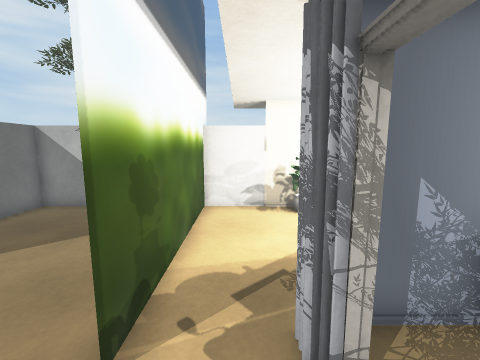
view 1 (above)

16 first-person views from a walk through a Unity game level. The camera is 1.5 m above the floor, tilts 8° down and sees 90° across. Doors are open. The floor is counted in squares, 0.5 m on a side. Each view is taken from the middle of a square. On the plan, view 1 faces up. The plan holds only what a view shows up to about 19 squares ahead; the rest is blank. The place goes on beyond the plan. Some surface patterns are stand-ins.

view 2
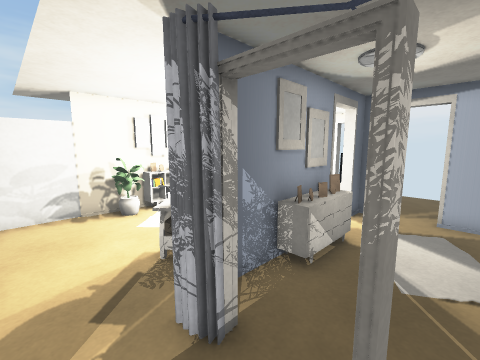

view 3
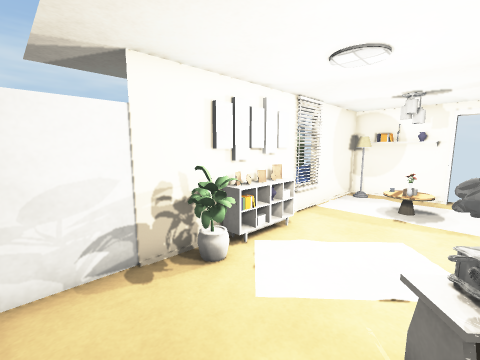

view 4
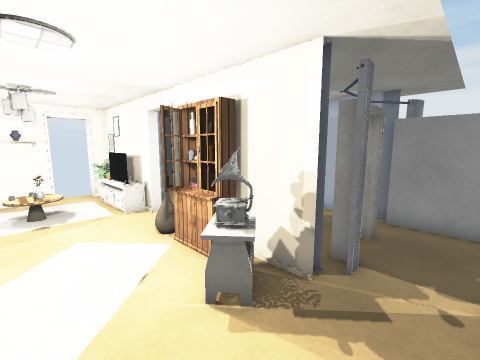

view 5
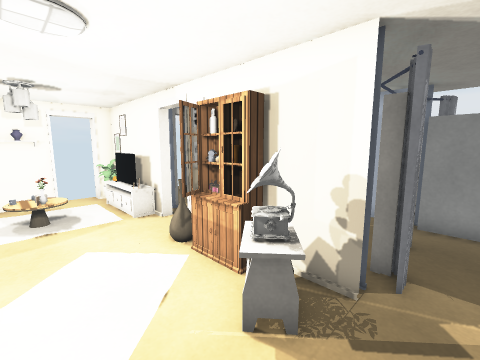

view 6
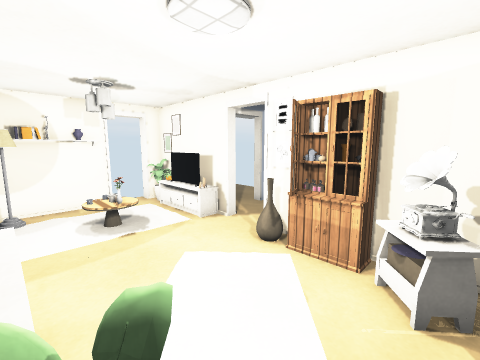

view 7
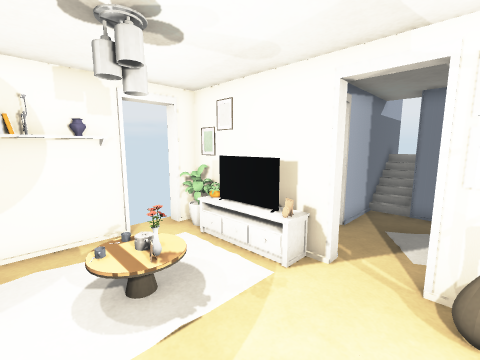

view 8
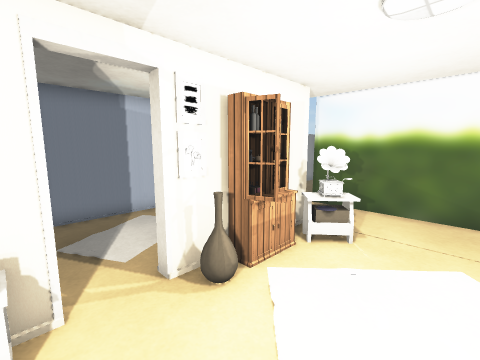

view 9
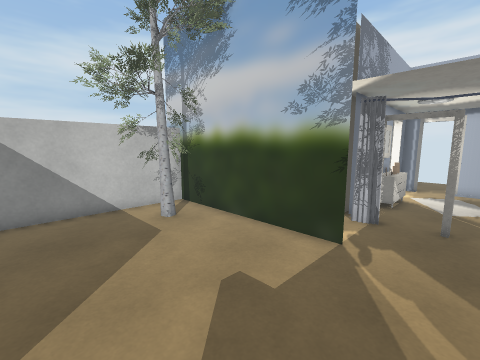

view 10
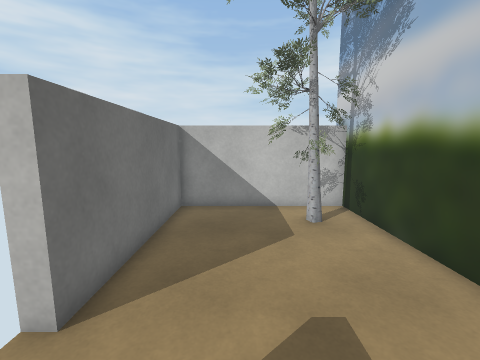

view 11
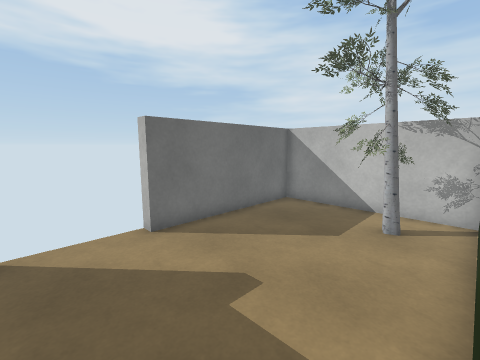

view 12
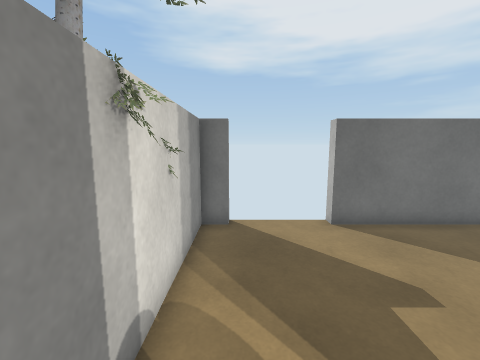

view 13
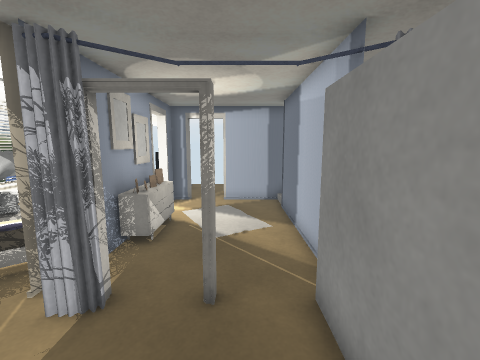

view 14
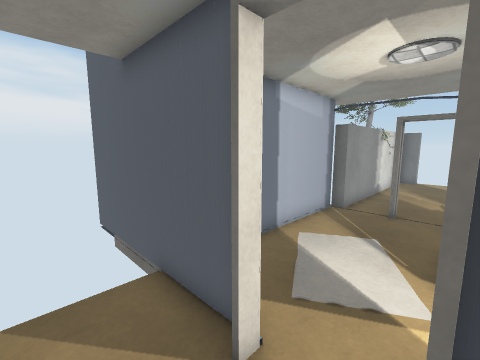

view 15
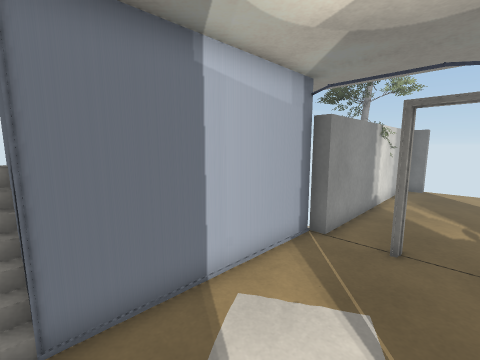

view 16
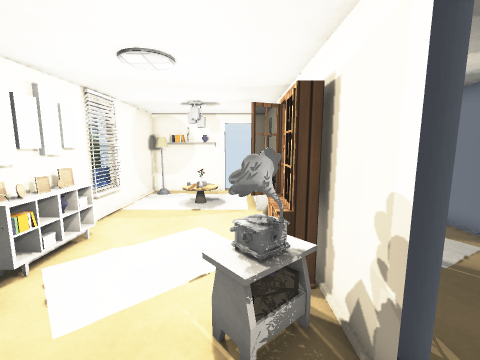

### Floor plan
Points are (right, up) in squares from view 1. A wall is a line through its corners. A room is listed if a view was taken in it or the views show most of it. See-through windows are left out.
Room 1 (views 1, 2, 11, 12, 15)
walls: (1.8, 0.5) (1.1, 0.5); (1.1, 0.7) (1.7, 0.7); (1.4, -2.1) (9, -2.1); (7.5, 3.8) (1.4, 3.8); (10.5, 2.8) (10.5, 3.8) (9.5, 3.8); (-1.8, 4.6) (-1.8, 2.6); (-2.6, -1.5) (1.4, -1.5); (10.5, -3.5) (10.5, 0.9)
ways out: opening at (-0.5, 3.5) to room 2; gap at (8.5, 4) to room 2; opening at (-2, 1) to room 3; open door at (11, 2) to room 4; open door at (2.5, 2)
objects: other object (4, 3) to (7, 3)
Room 2 (views 3, 4, 5, 6, 7, 8, 16)
walls: (11.5, 8.1) (12, 8.4); (9.5, 4.2) (15.4, 4.2) (15.4, 5.2) (16, 5.2); (4.5, 11.9) (-2, 11.9); (10.5, 11.7) (8.2, 11.7); (1.4, 4.2) (7.5, 4.2); (1.4, 3.8) (2, 3.8); (15.4, 10.4) (15.4, 11.9) (5.4, 11.9); (16, 7) (15.4, 7) (15.4, 7.6); (-1.8, 12) (-1.8, 4.6)
ways out: opening at (-0.5, 3.5) to room 1; gap at (8.5, 4) to room 1; open door at (16, 6.5)
objects: other object (2, 5) to (3, 6); other object (3, 11) to (4, 11); other object (4, 5); other object (5, 5); other object (5, 11); other object (6, 5); other object (6, 6); other object (6, 11) to (7, 11); other object (7, 5); other object (10, 5); other object (11, 5) to (12, 5); other object (13, 5); other object (14, 5); other object (15, 8); other object (15, 9); other object (15, 10); other object (15, 11)
Room 3 (views 9, 10, 13)
walls: (-4.3, 7.5) (-4.4, 8.4); (-4.3, 8.4) (-4.3, 7.6); (-5.5, 9.1) (-6, 9.2); (-1.8, 2.6) (-1.8, 12); (-3.7, 9.4) (-4.1, 9.1); (-4, 11) (-4.2, 10.1); (-10.6, -0.4) (-10, -0.4); (-10, -1.5) (-2.6, -1.5); (-2, 11.9) (-10, 11.9) (-10, 3.5) (-10.6, 3.5)
ways out: opening at (-2, 1) to room 1
Room 4 (view 14)
walls: (10.5, 0.4) (10.5, -3.5)
ways out: open door at (11, 2) to room 1

Positions as (right, up) in squares from view 1, and headings:
1: (0, 0), facing up
2: (-1, 0), facing up-right
3: (-1, 6), facing up-right
4: (-1, 9), facing down-right
5: (0, 9), facing down-right
6: (2, 11), facing down-right
7: (7, 10), facing down-right
8: (10, 9), facing down-left
9: (-9, 0), facing up-right
10: (-7, 0), facing up
11: (-2, 0), facing up-left
12: (-1, 0), facing left
13: (-3, 0), facing right
14: (13, 3), facing down-left
15: (9, 2), facing down-left
16: (-1, 6), facing right
